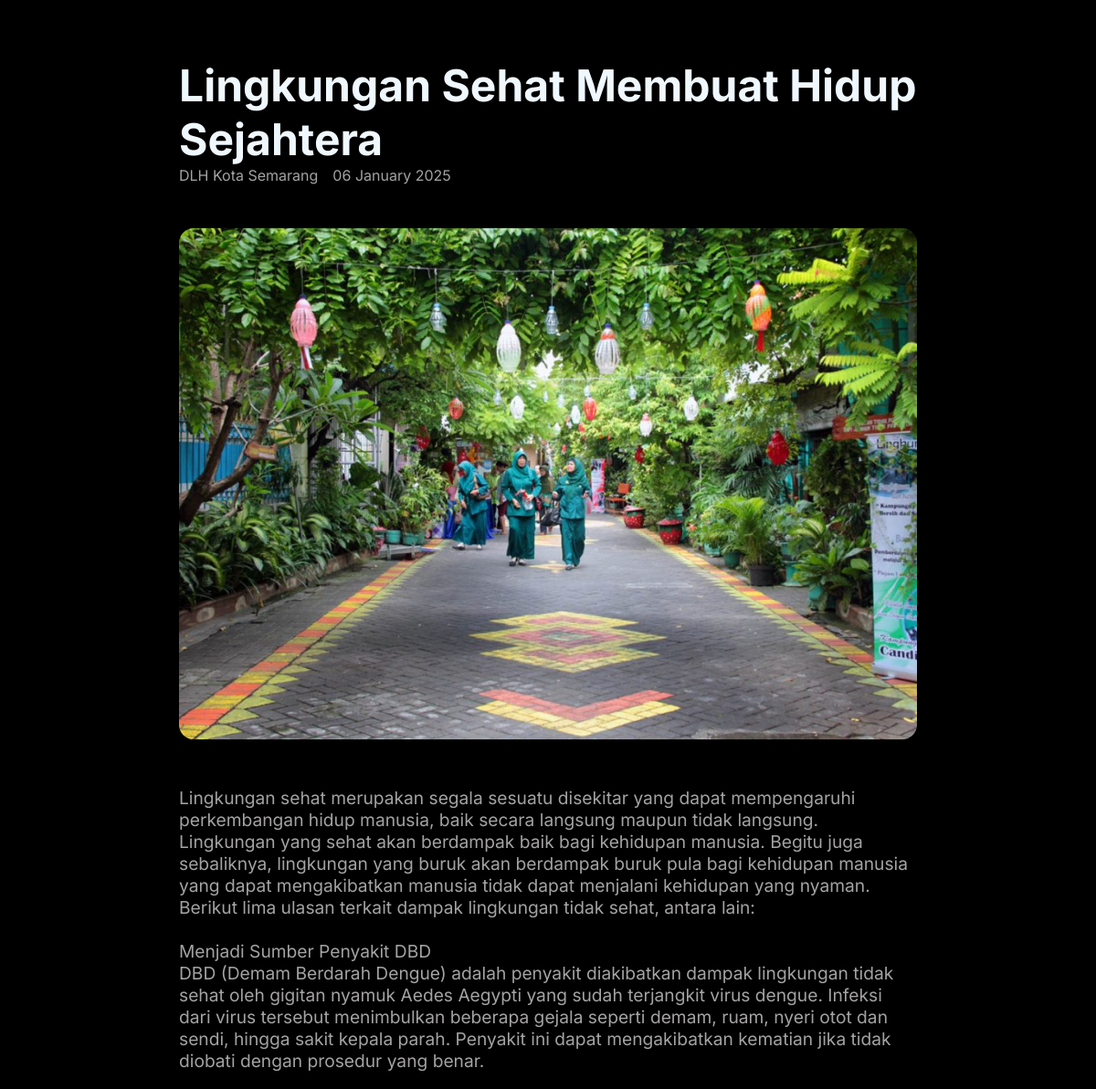
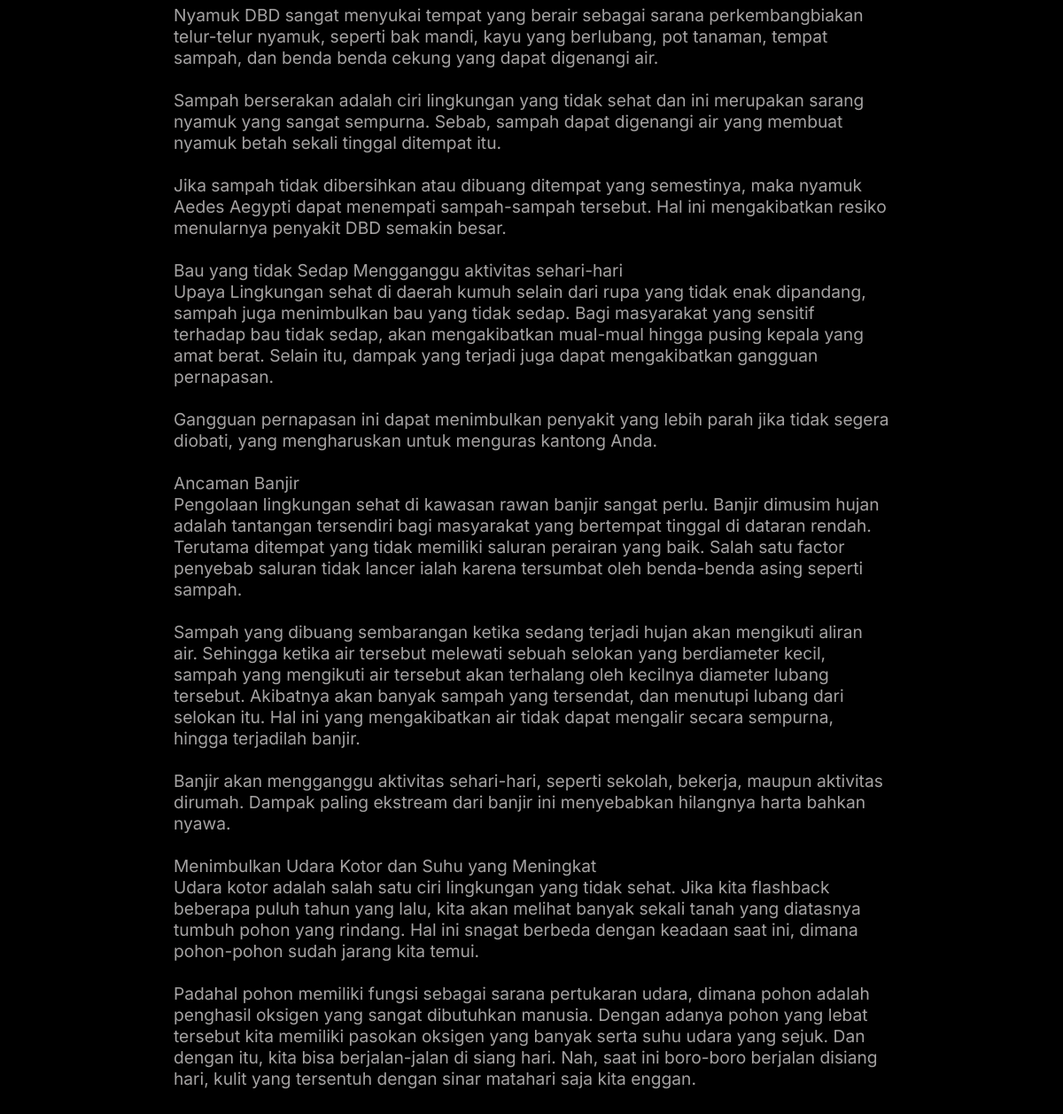
Page /detail_artikel.php?id=28 on the committed database (2 pictures, top to bottom).
### tables this page shows
CREATE TABLE `artikel` (
  `id` int(11) NOT NULL AUTO_INCREMENT,
  `judul` varchar(255) NOT NULL,
  `gambar_artikel` varchar(255) DEFAULT NULL,
  `deskripsi_gambar` varchar(255) DEFAULT NULL,
  `penulis` varchar(255) NOT NULL,
  `deskripsi_sampul` text NOT NULL,
  `isi_deskripsi` text NOT NULL,
  `tanggal_publikasi` varchar(100) NOT NULL,
  PRIMARY KEY (`id`)
);

### detail_artikel.php (the view, shortened to what this page needs)
<?php
require_once 'config/connection.php';
$id = isset($_GET['id']) ? $_GET['id'] : null;
$sql = "SELECT id, judul, gambar_artikel,deskripsi_gambar, penulis, isi_deskripsi, tanggal_publikasi FROM Artikel WHERE id = ?";
$stmt = $conn->prepare($sql);
$stmt->bind_param("i", $id);
$stmt->execute();
$result = $stmt->get_result();
$artikel = $result->fetch_assoc();
?>
<!DOCTYPE html>
<html lang="en">
<head>
    <link rel="stylesheet" href="public/css/detail_artikel.css">
</head>
<body>
    <div class="artikel-container">
        <article>
            <div class="artikel-header">
                <h1><?= htmlspecialchars($artikel['judul']); ?></h1>
                <div class="biodata-penulis">
                    <p><?= htmlspecialchars($artikel['penulis']); ?></p>
                    <?php if (isset($artikel['tanggal_publikasi'])): ?>
                        <p><?= date('d F Y', strtotime($artikel['tanggal_publikasi'])); ?></p>
                    <?php endif; ?>
                </div>
                <img src="<?= $artikel['gambar_artikel']; ?>" alt="<?= $artikel['judul']; ?>">
            </div>
            <div class="artikel-content">
                <p class="deskripsi"><?= nl2br(htmlspecialchars($artikel['isi_deskripsi'])); ?></p>
            </div>
        </article>
    </div>
</body>
</html>

### public/css/detail_artikel.css (style rules this page uses)
html { scroll-behavior: smooth; }
* { margin: 0; padding: 0; box-sizing: border-box; }
body { color: aliceblue; font-family: Inter; background-color: #000; }
.artikel-container { width: 70%; padding: 1rem; margin: 1rem auto; }
.artikel-container h1 { margin-top: 2rem; font-size: 3rem; font-family: Inter; }
.artikel-header .biodata-penulis { display: flex; align-items: center; gap: 1rem; margin-bottom: 3rem; }
.artikel-header img { border-radius: 1rem; width: 100%; height: 70vh; object-fit: cover; margin-bottom: 3rem; }
.artikel-header p { color: rgb(164, 162, 162); }
.artikel-container .deskripsi { color: rgb(164, 162, 162); font-size: 1.2rem; }

### rows in the picture
artikel: judul "Lingkungan Sehat Membuat Hidup Sejahtera", penulis "DLH Kota Semarang", tanggal_publikasi "06 January 2025", gambar_artikel (picture), isi_deskripsi "Lingkungan sehat merupakan segala sesuatu disekitar yang dapat mempengaruhi perkembangan hidup manusia, baik secara langsung maupun tidak langsung. Lingkungan yang sehat akan berdampak baik bagi kehidupan manusia. Begitu juga sebaliknya, lingkungan yang buruk akan berdampak buruk pula bagi kehidupan manusia yang dapat mengakibatkan manusia tidak dapat menjalani kehidupan yang nyaman. Berikut lima ulasan terkait dampak lingkungan tidak sehat, antara lain: Menjadi Sumber Penyakit DBD DBD (Demam Berdarah Dengue) adalah penyakit diakibatkan dampak lingkungan tidak sehat oleh gigitan nyamuk Aedes Aegypti yang sudah terjangkit virus dengue. Infeksi dari virus tersebut menimbulkan beberapa gejala…"
